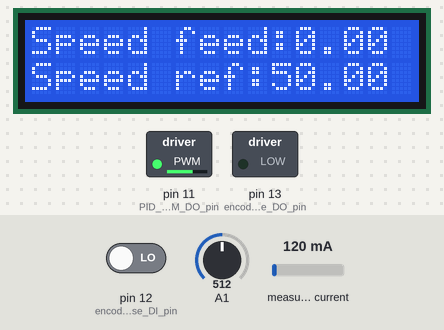
A sketch run on a simulated Arduino Uno, built with avr-gcc and run on an emulated ATmega328P. Parts: 16×2 character LCD, switched loads named in the sketch (green lamp = pin HIGH). Inputs (shaded band) come from the test bench; at power-on: pin 12 (encoder_pulse_DI_pin) LOW, A1 = 512, measured current 120 mA. Random numbers use the default seed unless the sketch sets one; what the sketch prints to the serial monitor is not drawn.

Above: at 0.58 s.
At 1.3 s:
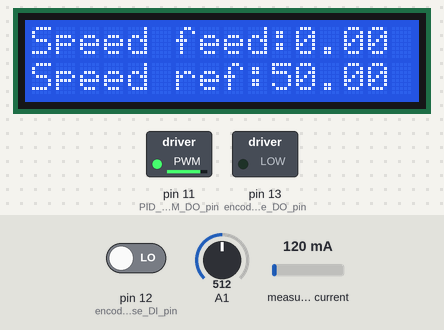
1.4 s: pin 12 (encoder_pulse_DI_pin) driven HIGH
At 3.2 s:
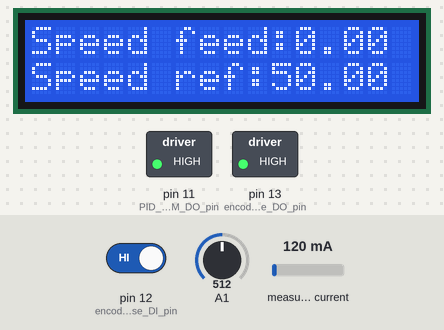
Timing chart, 0 to 4.7 s (numbered marks = the images above; inputs shaded):
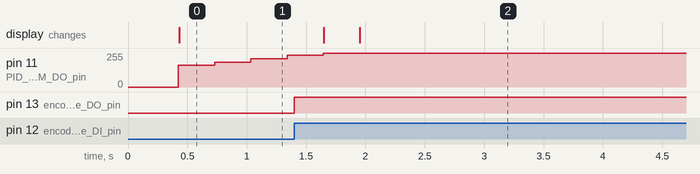

The sketch:

PID_Motor_controller_main.ino
```cpp
#include "ACS712.h"
#include <LiquidCrystal.h>
int encoder_pulse_DI_pin = 12;
int encoder_pulse_DO_pin = 13;
int PID_PWM_DO_pin = 11;
//int interruptPin = 2;

ACS712 ACS(A0, 5.0, 1023, 100);
LiquidCrystal lcd(8, 9, 4, 5, 6, 7);

bool _running = false;

class Display{
    public:
      Display(){
        lcd.begin(16,2);
        }
      void refresh_display(float sma, float smr){
        lcd.setCursor(0,0);
        lcd.print("Speed feed:");
        lcd.print(sma);
        lcd.setCursor(0,1);
        lcd.print("Speed ref:");
        lcd.print(smr);
        }
  };

class PID: public Display{
  public:
    int _interval_pid;
    float Kp, Ki, Kd;
    float Pout, Iout, Dout;
    float analogPWM;
    float error, error_last;
    float error_sum;
    float error_Kd;
    unsigned long Millis_PID;
    PID(int _int, float _p, float _i, float _d) {
      PID:: Display();
      pinMode(PID_PWM_DO_pin, OUTPUT);
      _interval_pid = _int;
      Kp = _p;
      Ki = _i;
      Kd = _d;
      analogPWM = 0.0;
      error = 0.0;
      error_last = 0.0;
      error_sum = 0.0;
      }
    float cumpute_PID(float SMR, float SMA){
      if ((millis()-Millis_PID) >= _interval_pid){
        error = SMR - SMA;
        error_sum = error_sum + ((error + error_last)*0.5);
        error_Kd = error - error_last;

        Pout = Kp * error;
        Iout = Ki * error_sum;
        Dout = Kd * error_Kd;

        if (Iout > 255){Iout = 255;}
        else if (Iout < 0){Iout = 0;}

        analogPWM = Pout + Iout + Dout;

        if (analogPWM > 255){analogPWM = 255;}
        else if (analogPWM < 0){analogPWM = 0;}
        analogWrite(PID_PWM_DO_pin, analogPWM);
        Serial.print(SMA); Serial.print(",");
        Serial.println(SMR);


        error_last = error;
        PID::refresh_display(SMA, SMR);
        Millis_PID = millis();
        }
      }

  };

class Encoder{
  public:
    String _name;
    int _interval_e;
    int rev_encoder;
    int pulse_couter;
    float speed_encoder;
    bool pulse_trigger_once;
    unsigned long Millis_Encoder;

    Encoder(int _int){
      pinMode(encoder_pulse_DI_pin, INPUT);
      pinMode(encoder_pulse_DO_pin, OUTPUT);
      //pinMode(interruptPin, INPUT_PULLUP);
      //attachInterrupt(digitalPinToInterrupt(interruptPin), digital_pulse_counter_with_interruptions(), RISING);
      digitalWrite(encoder_pulse_DO_pin, LOW);
      _name = "27-P720R.25/200";
      pulse_trigger_once = true;
      speed_encoder = 0.0;
      pulse_couter = 0;
      rev_encoder = 200;
      _interval_e = _int;
      }
    void encoder_rotation_measurement(){
      digital_pulse_counter();
      if ((millis()-Millis_Encoder) >= _interval_e){
        speed_encoder = (1000.0/(float)_interval_e)*(float)pulse_couter*60.0/(float)rev_encoder; //1/min
        pulse_couter = 0;
        Millis_Encoder = millis();
        }
      }
    void digital_pulse_counter(){
      if(digitalRead(encoder_pulse_DI_pin) == HIGH and pulse_trigger_once){
        pulse_couter++;
        pulse_trigger_once = !pulse_trigger_once;
        }
      else if(digitalRead(encoder_pulse_DI_pin) == LOW and !pulse_trigger_once){
        pulse_trigger_once = !pulse_trigger_once;
        }
      if (digitalRead(encoder_pulse_DI_pin) == HIGH){
        digitalWrite(encoder_pulse_DO_pin, HIGH);
        }
      else{digitalWrite(encoder_pulse_DO_pin, LOW);}
      }

    void digital_pulse_counter_with_interruptions(){
        pulse_couter++;
      }

    float get_speed_encoder(){return speed_encoder;}
};

class Motor: public Encoder, public PID{
  public:
    String _name;
    float current;
    float voltage;
    float speed_motor_actual; //Motor Speed Feedback
    float speed_motor_reference; //Motor Speed Reference
    float gear_ratio;
    int speed_reference;
    int _interval_m;
    int _interval_r;
    unsigned long Millis_Motor_Parameters;
    unsigned long Millis_Random;

    Motor(): Encoder(300), PID(300, 3.0, 0.5, 0){
      _name = "Allied Motion 9904 120 52605 12VDC";
      _interval_m = 500;
      _interval_r = 20000;
      speed_motor_reference = 50.0;
      gear_ratio = 1.0;
      Millis_Motor_Parameters = millis();
      Millis_Random = millis();

      }
    void calculate_speed_motor_actual(){
      speed_motor_actual = Encoder::get_speed_encoder()*gear_ratio;

      }
    void voltage_current_measurement(){
      if ((millis()-Millis_Motor_Parameters) >= _interval_m){
          current = ACS.mA_DC();
          voltage = analogRead(A1) * (25/1024.0);
          Millis_Motor_Parameters = millis();
        }
      }
    void random_speed(){
          if ((millis()-Millis_Random) >= _interval_r){
            speed_motor_reference = (float)(random(20, 60));
            Millis_Random = millis();
            }
      }

    void loops(){
      random_speed();
      voltage_current_measurement();
      calculate_speed_motor_actual();
      encoder_rotation_measurement();
      cumpute_PID(speed_motor_reference, speed_motor_actual);
      }
  };


Motor m1;

void setup() {
  Serial.begin(9600);
  _running = true;
}

void loop() {
  if (_running) {m1.loops();}
}
```

Measured:
- after the input at 1.4 s, pin 13 (encoder_pulse_DO_pin): LOW → HIGH at once
